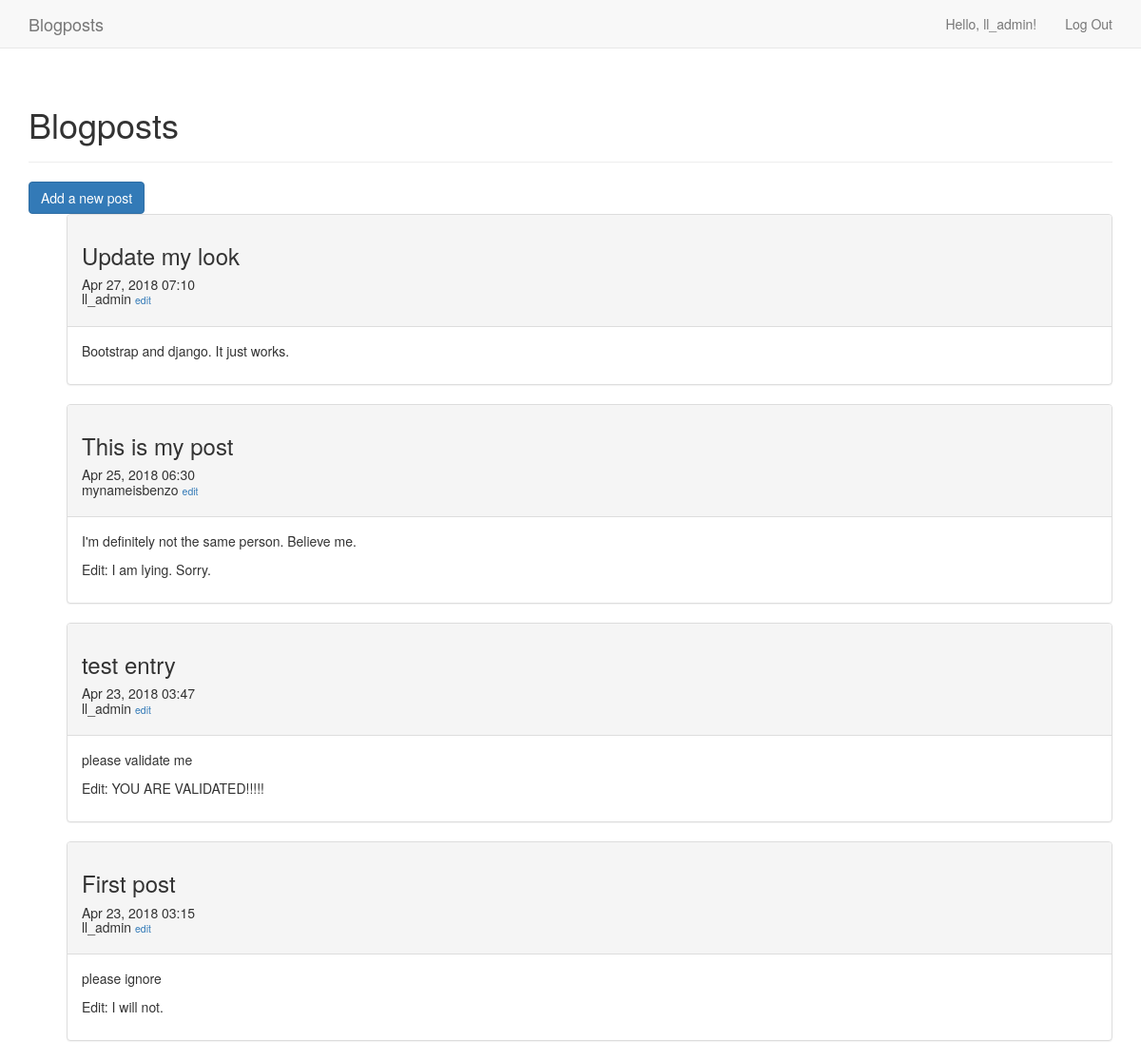
The app's page / (signed in) with its own data.
### blogs/models.py (models this page shows, shortened)
class BlogPost(models.Model):
	title = models.CharField(max_length=75)
	text = models.TextField()
	date_added = models.DateTimeField(auto_now_add=True)
	owner = models.ForeignKey(
		User,
		on_delete=models.CASCADE
	)
	class Meta:
		verbose_name_plural = 'blogposts'

### blogs/views.py (the view)
# urls.py: path('', views.index, name='index'),
def index(request):
	blogposts = BlogPost.objects.order_by('-date_added')
	context = {'blogposts': blogposts}
	return render(request, 'blogs/index.html', context)

### blogs/templates/blogs/index.html (shortened to what this page needs)
{% load bootstrap3 %}
<!DOCTYPE html>
<html lang="en">
	<head>
		{% bootstrap_css %}
	</head>
	<body>
		<nav class="navbar navbar-default navbar-static-top">
			<div class = "container">
				<div class="navbar-header">
					<a class="navbar-brand" href="{% url 'index' %}">
						Blogposts
					</a>
				</div>
				<div id="navbar" class="navbar-collapse collapse">
					<ul class="nav navbar-nav navbar-right">
						{% if user.is_authenticated %}
						<li>
							<a>Hello, {{ user.username }}!</a>
						</li>
						<li>
							<a href="{% url 'logout' %}">
								Log Out
							</a>
						</li>
						{% endif %}
					</ul>
				</div>
			</div>
		</nav>
		<div class="container">
			<div class="page-header">
				{% block header %}
				<h1>
					Blogposts
				</h1>
				{% endblock header %}
			</div>
			<div>
				{% block content %}
				<form action="{% url 'new_post' %}" method='post' class='form'>
					{% buttons %}
					<button ="{% url 'new_post' %}" class="btn btn-primary">
						Add a new post
					</button>
					{% endbuttons %}
				</form>
				<ul>
					{% for post in blogposts %}
						<div class = "panel panel-default">
							<div class="panel-heading">
								<h3>
									{{ post.title|linebreaks }}
								</h3>
								<h5>
									{{ post.date_added|date:'M d, Y H:i' }}
									<br/>
									{{ post.owner }}
									<small>
										<a href="{% url 'edit_post' post.id %}">
											edit
										</a>
									</small>
								</h5>
							</div>
							<div class="panel-body">
								{{ post.text|linebreaks }}
							</div>
						</div>
					{% empty %}
						There are no entries yet!
					{% endfor %}
				</ul>
				{% endblock content %}
			</div>
		</div>
	</body>
</html>

### records on screen
BlogPost: title "Update my look", date_added "Apr 27, 2018 07:10", owner "ll_admin", text "Bootstrap and django. It just works."
BlogPost: title "This is my post", date_added "Apr 25, 2018 06:30", owner "mynameisbenzo", text "I'm definitely not the same person. Believe me. Edit: I am lying. Sorry."
BlogPost: title "test entry", date_added "Apr 23, 2018 03:47", owner "ll_admin", text "please validate me Edit: YOU ARE VALIDATED!!!!!"
BlogPost: title "First post", date_added "Apr 23, 2018 03:15", owner "ll_admin", text "please ignore Edit: I will not."

### other values on screen
{{ user.username }} "ll_admin"
